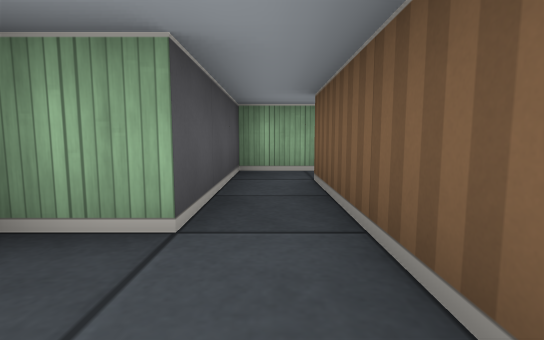
[1] (above)

15 first-person views from a walk through a cub3D ray-caster map. The camera is about half as high as the walls, tilts 6° down and sees 85° across. The floor is counted in squares. Each view is taken from the middle of a square. On the plan, view 1 faces up. The plan holds only what a view shows up to about 9 squares ahead; the rest is blank.

[2]
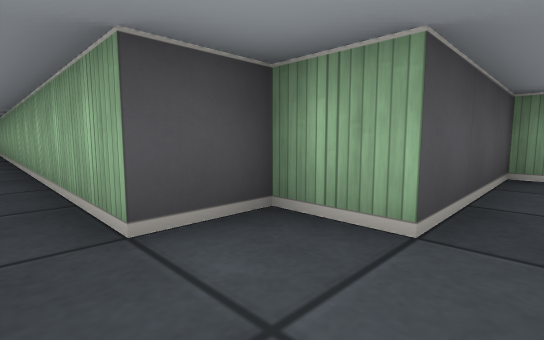

[3]
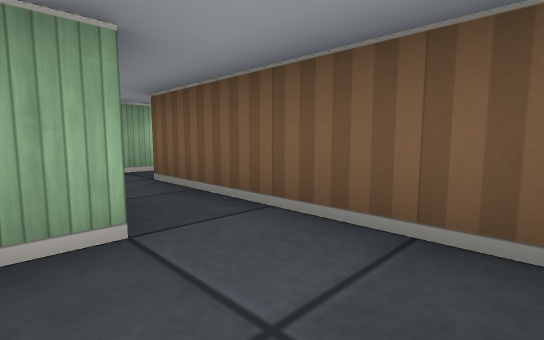

[4]
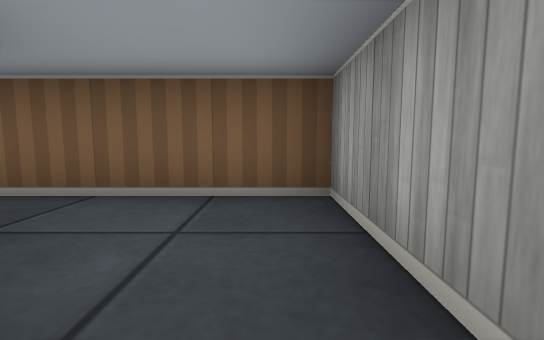

[5]
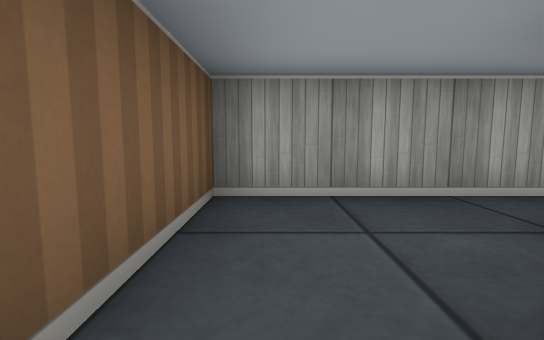

[6]
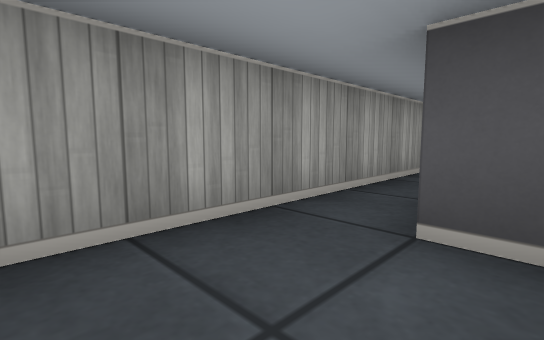

[7]
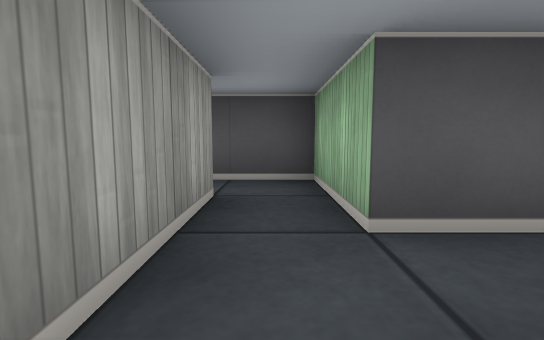

[8]
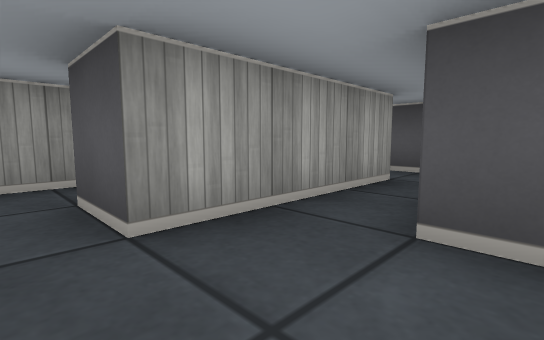

[9]
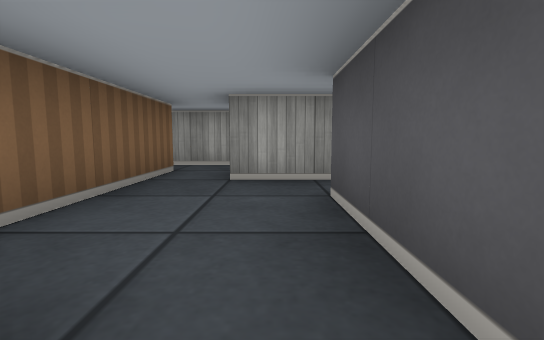

[10]
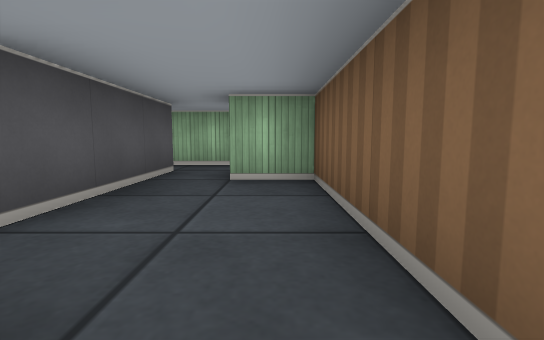

[11]
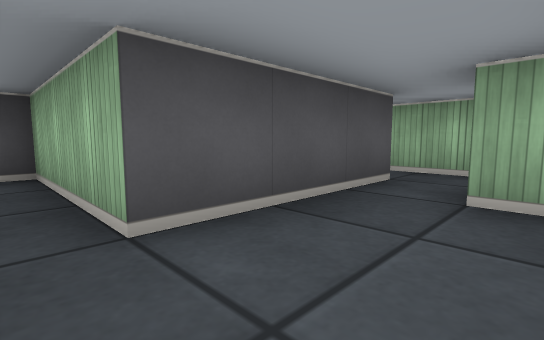

[12]
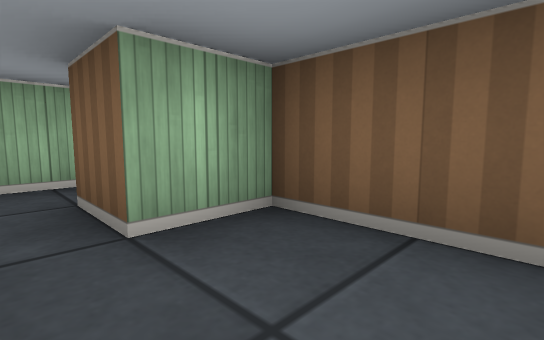

[13]
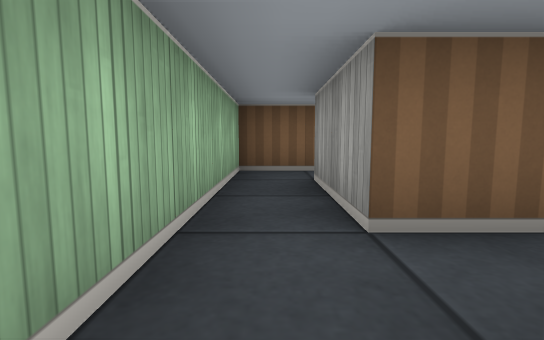

[14]
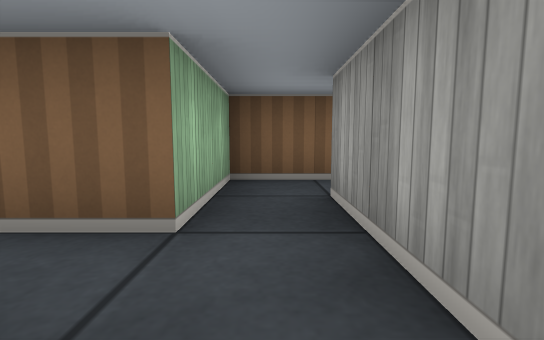

[15]
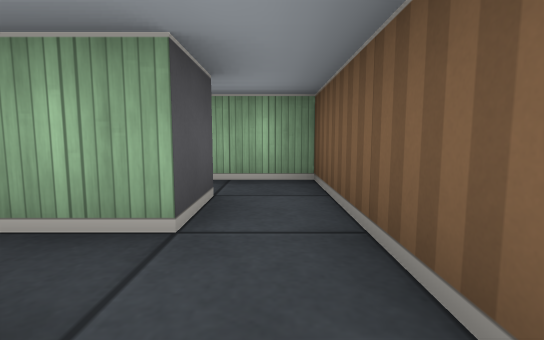

### Floor plan
Key: @ floor where view 1 was taken; # wall or solid block; . floor.
Columns run from 11 left of view 1 to 5 right of it. Each row starts with its distance up from view 1.
 11            ######
 10            .....#
  9            #.##.#
  8            #..#
  7         ####..#
  6         #.....#
  5         #.###.###
  4           #.....#
  3           #.###.#
  2           #.# ..#
  1 ########## .#  .
  0   .........@#
 -1       #######

Where each view was taken, in squares from view 1:
view 1: 0 up, 0 right, facing up
view 2: 0 up, 0 right, facing up-left
view 3: 0 up, 1 left, facing up-right
view 4: 0 up, 2 left, facing right
view 5: 2 up, 0 right, facing down
view 6: 1 up, 0 right, facing down-left
view 7: 4 up, 3 right, facing left
view 8: 7 up, 2 right, facing down-left
view 9: 9 up, 1 right, facing down
view 10: 5 up, 2 right, facing up
view 11: 6 up, 2 right, facing up-left
view 12: 7 up, 1 right, facing up-right
view 13: 10 up, 0 right, facing right
view 14: 4 up, 1 right, facing right
view 15: 1 up, 4 right, facing up
